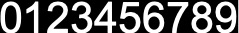
#> input picture images/ARIAL.jpg, 239 x 33 px
$ python meter-read.py   (older library calls are emulated)
#> lines starting #> are read from the running program, lines starting #| are printed output that depends on the picture; after the words box and inside, x2 and y2 are one past the last pixel; in counts of white or black regions, pixels touching at a corner belong together
# -*- coding: utf-8 -*-

# import the necessary packages
from imutils import contours
import numpy as np
from matplotlib import pyplot as plt
import imutils
import cv2
import pytesseract
from PIL import Image
import math
import sys
import os

curPath = os.path.abspath(os.path.dirname(__file__))
rootPath = os.path.split(curPath)[0]
sys.path.append(os.path.split(rootPath)[0])

print(sys.path)

# [6 lines left out: function show_image, not called in this run]

# template image should be dark background and white character
def load_template(templ_image_path):
    # load the reference OCR-A image from disk, convert it to grayscale,
    # and threshold it, such that the digits appear as *white* on a
    # *black* background and invert it, such that the digits appear as *white* on a *black*
#> called with templ_image_path = 'images/ARIAL.jpg'
    ref = cv2.imread(templ_image_path)
#> ref is the input picture: shape (33, 239, 3); min 0, max 255, mean 95.7
    h, w, ch = ref.shape
#> h = 33; w = 239; ch = 3
    result = np.zeros((h, w, ch), dtype=np.uint8)

    ref = cv2.cvtColor(ref, cv2.COLOR_BGR2GRAY)
#> ref: shape (33, 239)
    ret, ref = cv2.threshold(ref, 80, 255, cv2.THRESH_BINARY)
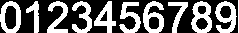
#> ref: shape (33, 239); 40.5% white; 11 white regions
    #ref = cv2.threshold(ref, 10, 255, cv2.THRESH_BINARY_INV)[1]

    # find contours in the OCR-A image (i.e,. the outlines of the digits)
    # sort them from left to right, and initialize a dictionary to map
    # digit name to the ROI
    refCnts, hierarchy = cv2.findContours(ref.copy(), cv2.RETR_EXTERNAL, cv2.CHAIN_APPROX_SIMPLE)
#> refCnts = 11 contours, 1 with area under 20; largest, box (x1, y1, x2, y2) and area: (0, 1, 21, 33) 522, (191, 1, 212, 33) 495, (215, 1, 237, 33) 426, (143, 1, 164, 33) 426, (94, 1, 116, 33) 310

    #refCnts = refCnts[1]
    refCnts = contours.sort_contours(refCnts, method="left-to-right")[0]#排列轮廓，没意义
#> refCnts = 11 contours, 1 with area under 20; largest, box (x1, y1, x2, y2) and area: (0, 1, 21, 33) 522, (191, 1, 212, 33) 495, (143, 1, 164, 33) 426, (215, 1, 237, 33) 426, (94, 1, 116, 33) 310
    #print('sort_contours len cnt:',len(refCnts))

    digits = {}

    # 循环浏览轮廓，提取ROI并将其与相应的数字相关联
    for (i, c) in enumerate(refCnts):
        # compute the bounding box for the digit, extract it, and resize
        # it to a fixed size
        (x, y, w, h) = cv2.boundingRect(c)
        roi = ref[y:y + h, x:x + w]
        roi = cv2.resize(roi, (57, 88))

        # update the digits dictionary, mapping the digit name to the ROI
        digits[i] = roi
#> this loop made 11 passes
#> (x, y, w, h) on passes 1 to 10: (0, 1, 21, 32), (26, 1, 13, 32), (47, 1, 21, 32), (72, 1, 20, 32), (94, 1, 22, 32), (119, 2, 22, 31), (143, 1, 21, 32), (168, 2, 20, 31), (191, 1, 21, 32), (215, 1, 22, 32)
#> (c, x, y, w, h) on pass 11: ([[238, 0], [238, 32]], 238, 0, 1, 33)
#> pass 1, in load_template, `roi = ref[y:y + h, x:x + w]`:
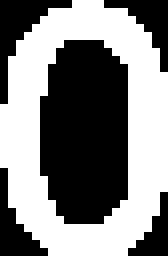
#> roi: shape (32, 21) (shown 8 times larger); 50.9% white; 5 black regions (1 under 20 px), largest, box (x1, y1, x2, y2) and area: (5, 5, 16, 28) 220, (0, 0, 9, 13) 37, (13, 0, 21, 9) 27, (0, 21, 6, 32) 27
#> pass 1, in load_template, `roi = cv2.resize(roi, (57, 88))`:
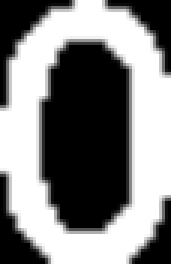
#> roi: shape (88, 57) (shown 3 times larger); min 0, max 255, mean 129.7
#> pass 2, in load_template, `roi = cv2.resize(roi, (57, 88))`:
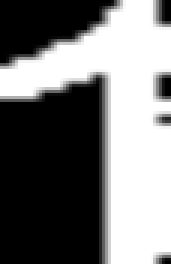
#> roi: shape (88, 57) (shown 3 times larger); min 0, max 255, mean 118.4
#> pass 3, in load_template, `roi = ref[y:y + h, x:x + w]`:
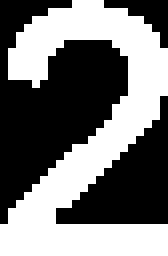
#> roi: shape (32, 21) (shown 8 times larger); 46.7% white; 1 white region, box (x1, y1, x2, y2) and area: (0, 0, 21, 32) 314
#> after the loop, digits = 11 items

    # 从参考图像中提取数字，并将其与相应的数字名称相关联
    print('digits:', digits.keys())
#| digits: dict_keys([0, 1, 2, 3, 4, 5, 6, 7, 8, 9, 10])
    return digits

# [182 lines left out: functions locate, bolder_eliminate, character_splite, template_match, not called in this run]

#================================================================
RefDigits = load_template("images/ARIAL.jpg")
#> RefDigits = 11 items

# load the input image, resize it, and convert it to grayscale
image = cv2.imread("/Users/leon/Project/MeterRemoteReader/watermeter_pics/WechatIMG186.jpeg")
#> (the run stopped early here; a loop or call above may not have finished)

$ run again, with images/0-9.jpg copied over images/ARIAL.jpg
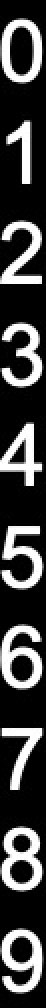
#> input picture images/0-9.jpg, 23 x 504 px (shown 2 times larger)
#> in load_template, ref is the input picture: shape (504, 23, 3); min 0, max 255, mean 64.9
#> in load_template, `ret, ref = cv2.threshold(ref, 80, 255, cv2.THRESH_BINARY)`:
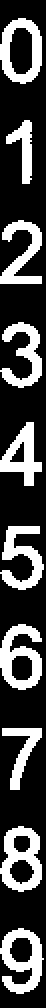
#> ref: shape (504, 23) (shown 2 times larger); 27.4% white; 10 white regions
#> refCnts = 10 contours; largest, box (x1, y1, x2, y2) and area: (0, 9, 21, 42) 525, (0, 413, 21, 446) 497, (0, 312, 21, 345) 431, (0, 464, 22, 497) 430, (0, 211, 21, 243) 305
#> the loop in load_template, `for (i, c) in enumerate(refCnts):` made 10 passes
#> (x, y, w, h) on passes 1 to 8: (0, 464, 22, 33), (0, 413, 21, 33), (0, 312, 21, 33), (0, 263, 22, 32), (0, 211, 21, 32), (0, 161, 21, 33), (0, 110, 21, 32), (0, 9, 21, 33)
#> pass 2, in load_template, `roi = cv2.resize(roi, (57, 88))`:
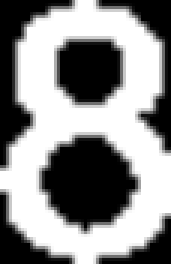
#> roi: shape (88, 57) (shown 3 times larger); min 0, max 255, mean 140.8
#> after the loop in load_template, `for (i, c) in enumerate(refCnts):`: digits = 10 items
#| digits: dict_keys([0, 1, 2, 3, 4, 5, 6, 7, 8, 9])
